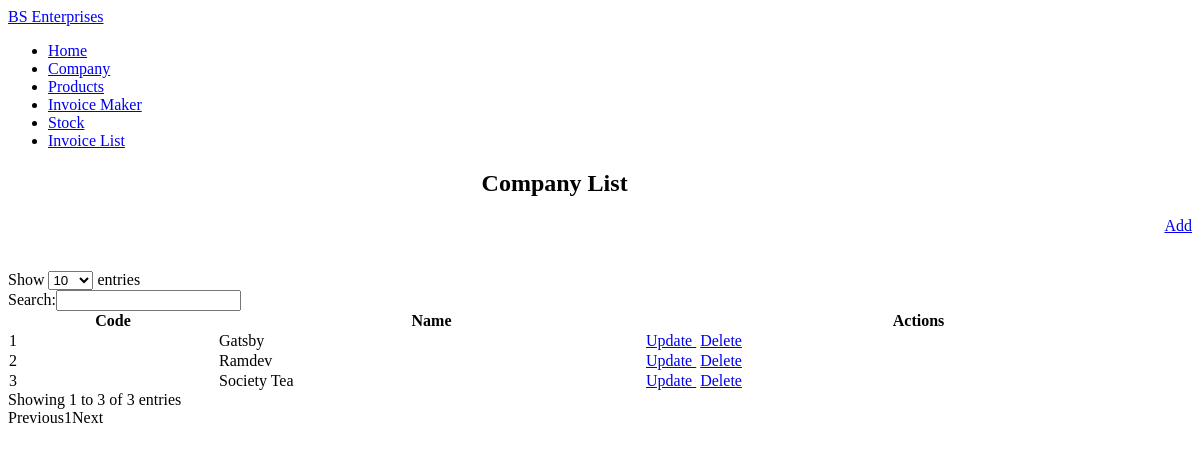
/inventory/company/, run on the app's committed database.
### Inventory/models.py (models this page shows, shortened)
class Company(models.Model):
    code = models.CharField(primary_key=True,max_length=10)
    name = models.CharField(max_length=250)

### Inventory/views.py (the view)
def companyView(request):
    company_list = Company.objects.all().order_by('code')
    context = {'company': company_list}
    return render(request, 'Inventory/company.html', context)

### Inventory/templates/Inventory/company.html (shortened to what this page needs)
{% extends "Inventory/base.html" %}
{% block content %}
    <h2 style="padding-left:40%;">Company List</h2>
    <a href="add/?foo=company" class="btn btn-primary" style="float: right">Add</a>
    <br />
    <br />
    <br />
    <div class="table-responsive">
        <table id="example" class="table table-striped table-bordered" cellspacing="0" width="100%">
            <thead>
            <tr>
                <th>Code</th>
                <th>Name</th>
                <th>Actions</th>
            </tr>
            </thead>
            <tbody>
            {% for companies in company %}
                <tr>
                    <td>{{ companies.code }}</td>
                    <td>{{ companies.name }}</td>
                    <td><a href="{% url 'Inventory:CompDetailView' companies.code %}">Update </a>&nbsp<a href="{% url 'Inventory:CompanyDelete' companies.code%}">Delete</a></td>
                </tr>
            {% endfor %}
            </tbody>
        </table>
    </div>
{% endblock %}

### Inventory/templates/Inventory/base.html (style rules this page uses)
.table-responsive { overflow-x: initial; }

### data on the page
Company: code "1", name "Gatsby"
Company: code "2", name "Ramdev"
Company: code "3", name "Society Tea"
